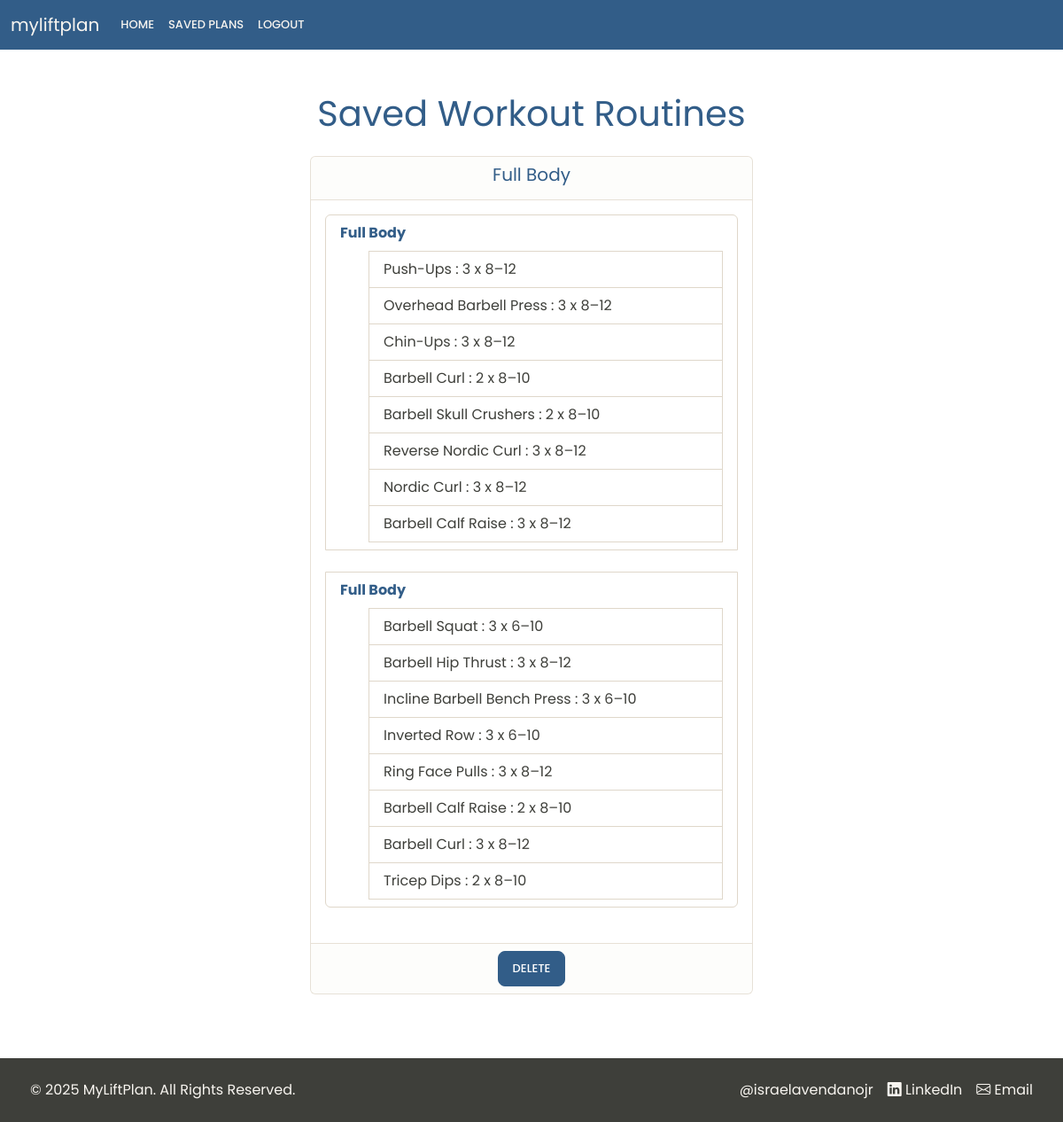
The app's page /saved_plans (signed in) with its own data.
### website/models.py (models this page shows, shortened)
class SavedPlan(db.Model):
    id = db.Column(db.Integer, primary_key=True)
    split_name = db.Column(db.String(100), nullable=False)
    plan = db.Column(db.Text, unique=True, nullable=False)
    user_id = db.Column(db.Integer, db.ForeignKey('user.id'), nullable=False)
    def get_plan_data(self):
            try:
                return json.loads(self.plan)  # Convert JSON string back to dict
            except json.JSONDecodeError as e:
                return {}

class Exercise(db.Model):
    id = db.Column(db.Integer, primary_key=True)
    name = db.Column(db.String(100), nullable=False)
    role_id = db.Column(db.Integer, db.ForeignKey('exercise_role.id'), nullable=False)
    role = db.relationship('ExerciseRole', backref='exercises')
    equipment = db.Column(db.String(100), nullable=False)
    type = db.Column(Enum(ExerciseType, name="exercise_type_enum"), nullable=False)

### website/views.py (the view)
@views.route('/saved_plans')
@login_required
def saved_plans():
    plans = SavedPlan.query.filter_by(user_id=current_user.id).all()
    exercises = Exercise.query.all()
    exercises_by_role = defaultdict(list)
    exercises_by_role_serializable = defaultdict(list)
    for exercise in exercises:
        role_name = exercise.role.name  # turn ExerciseRole into plain string
        exercises_by_role_serializable[role_name].append({
            'id': exercise.id,
            'name': exercise.name,
        })
    return render_template("saved_plans.html", user=current_user, plans=plans, exercises_by_role=exercises_by_role_serializable)

### website/__init__.py (called while the page is built)
def create_app():
    app = Flask(__name__)
    app.config['SECRET_KEY'] = os.environ.get("SECRET_KEY")
    app.config['SQLALCHEMY_DATABASE_URI'] = os.environ.get("SQLALCHEMY_DATABASE_URI")
    db.init_app(app)
    from .views import views
    from .auth import auth
    app.register_blueprint(views, url_prefix='/')
    app.register_blueprint(auth, url_prefix='/')
    from .models import User, WorkoutPreferences, WorkoutSplit, WorkoutDay, ExerciseRole, Exercise, SavedPlan
    with app.app_context():
        db.create_all()
    login_manager = LoginManager()
    login_manager.login_view = 'auth.login'
    login_manager.init_app(app)
    @login_manager.user_loader
    def load_user(id):
        return User.query.get(int(id))
    return app

### website/templates/saved_plans.html (shortened to what this page needs)
{% extends "base.html" %}
{% block content %}
<div class="container mt-4">
    <h1 class="text-center mb-4 text-primary">Saved Workout Routines</h1>
    {% if plans %}
    <div id="workoutCarousel" class="carousel slide" data-bs-ride="false">
        <div class="carousel-inner">
            {% for plan in plans %}
            <div class="carousel-item {% if loop.first %}active{% endif %}">
                <div class="card mx-auto" style="max-width: 500px;">
                    <div class="card-header text-center">
                        <h5 class="card-title text-primary" data-bs-toggle="modal" data-bs-target="#renamePlanModal"
                            data-plan-id="{{ plan.id }}" data-current-name="{{ plan.split_name }}">
                            {{ plan.split_name }}
                        </h5>
                    </div>
                    <div class="card-body">
                        <ul class="list-group">
                            {% for day in plan.get_plan_data().days %}
                            <li class="list-group-item border-top mb-4">
                                <strong class="mb-2 d-block text-primary">{{ day.name }}</strong>
                                <ul>
                                    {% for exercise in day.exercises %}
                                    <li class="list-group-item" data-bs-toggle="modal" data-bs-target="#exerciseModal"
                                        data-exercise-id="{{ exercise.id }}" data-exercise-name="{{ exercise.name }}"
                                        data-exercise-role="{{ exercise.role.name }}" data-sets="{{ exercise.sets }}"
                                        data-start-reps="{{ exercise.start_reps }}"
                                        data-end-reps="{{ exercise.end_reps }}" data-plan-id="{{ plan.id }}">
                                        {% if exercise.toFailure %}
                                        {{ exercise.name }} : {{ exercise.sets }} x AMRAP
                                        {% else %}
                                        {{ exercise.name }} : {{ exercise.sets }} x {{ exercise.start_reps }}–{{
                                        exercise.end_reps }}
                                        {% endif %}
                                    </li>
                                    {% endfor %}
                                </ul>
                            </li>
                            {% endfor %}
                        </ul>
                    </div>
                    <div class="card-footer text-center">
                        <form method="POST" action="{{ url_for('views.delete_plan', plan_id=plan.id) }}"
                            style="display:inline;">
                            <button type="submit" class="btn btn-lg btn-primary"
                                onclick="return confirm('Are you sure you want to delete this plan?');">Delete</button>
                        </form>
                    </div>
                </div>
            </div>
            {% endfor %}
        </div>
    </div>
    {% else %}
    <p class="text-center">No workout plans available. Please generate a plan first.</p>
    {% endif %}
</div>
{% endblock %}

### website/templates/base.html (shortened to what this page needs)
<!DOCTYPE html>
<html lang="en">
<head>
  <link href="https://cdn.jsdelivr.net/npm/bootstrap@5.3.0/dist/css/bootstrap.min.css" rel="stylesheet">
  <link href="https://cdn.jsdelivr.net/npm/bootstrap-icons/font/bootstrap-icons.css" rel="stylesheet">
  <link rel="stylesheet" href="{{ url_for('static', filename='bootstrap.min.css') }}">
  <link rel="stylesheet" href="{{ url_for('static', filename='styles.css') }}">
</head>
<body class="text-dark">
  <nav class="navbar navbar-expand-lg navbar-light bg-primary">
    <div class="container-fluid">
      <a class="navbar-brand text-light" href="/">myliftplan</a>
      <div class="collapse navbar-collapse" id="navbarNav">
        <ul class="navbar-nav">
          {% if user.is_authenticated %}
          <li class="nav-item">
            <a class="nav-link active text-light" href="/">Home</a>
          </li>
          <li class="nav-item">
            <a class="nav-link text-light" href="/saved_plans">Saved Plans</a>
          </li>
          <li class="nav-item">
            <a class="nav-link text-light" href="/logout">Logout</a>
          </li>
          {% endif %}
        </ul>
      </div>
    </div>
  </nav>
  <main class="container my-4">
    {% block content %}{% endblock %}
  </main>
  <footer class="bg-dark text-light text-center py-4 mt-5">
    <div class="container px-1">
      <div class="d-flex flex-column flex-md-row justify-content-between align-items-center">
        <p class="mb-3 mb-md-0 me-md-3">&copy; 2025 MyLiftPlan. All Rights Reserved.</p>
        <div class="d-flex flex-column flex-md-row">
          <a href="https://www.israelavendanojr.com/" target="_blank" class="text-light mb-2 mb-md-0 text-decoration-none ms-0 ms-md-3" aria-label="Personal Website">
            @israelavendanojr
          </a>
          <a href="https://www.linkedin.com/in/israelavendanojr/" target="_blank" class="text-light mb-2 mb-md-0 text-decoration-none ms-0 ms-md-3" aria-label="LinkedIn Profile">
            <i class="bi bi-linkedin"></i> LinkedIn
          </a>
          <a href="mailto:israelavendanojr@gmail.com" class="text-light mb-2 mb-md-0 text-decoration-none ms-0 ms-md-3" aria-label="Email">
            <i class="bi bi-envelope"></i> Email
          </a>
        </div>
      </div>
    </div>
  </footer>
</body>
</html>

### website/static/styles.css (style rules this page uses)
body { font-family: 'Poppins', sans-serif; }
html, body { height: 100%; margin: 0; display: flex; flex-direction: column; }
main { flex: 1; }

### records on screen
SavedPlan: split_name "Full Body", name "Full Body" "Full Body"
Exercise: name "Push-Ups", sets "3", start_reps "8", end_reps "12"
Exercise: name "Overhead Barbell Press", sets "3", start_reps "8", end_reps "12"
Exercise: name "Chin-Ups", sets "3", start_reps "8", end_reps "12"
Exercise: name "Barbell Curl", sets "2", start_reps "8", end_reps "10", sets "3", end_reps "12"
Exercise: name "Barbell Skull Crushers", sets "2", start_reps "8", end_reps "10"
Exercise: name "Reverse Nordic Curl", sets "3", start_reps "8", end_reps "12"
Exercise: name "Nordic Curl", sets "3", start_reps "8", end_reps "12"
Exercise: name "Barbell Calf Raise", sets "3", start_reps "8", end_reps "12", sets "2", end_reps "10"
Exercise: name "Barbell Squat", sets "3", start_reps "6", end_reps "10"
Exercise: name "Barbell Hip Thrust", sets "3", start_reps "8", end_reps "12"
Exercise: name "Incline Barbell Bench Press", sets "3", start_reps "6", end_reps "10"
Exercise: name "Inverted Row", sets "3", start_reps "6", end_reps "10"
Exercise: name "Ring Face Pulls", sets "3", start_reps "8", end_reps "12"
Exercise: name "Tricep Dips", sets "2", start_reps "8", end_reps "10"
